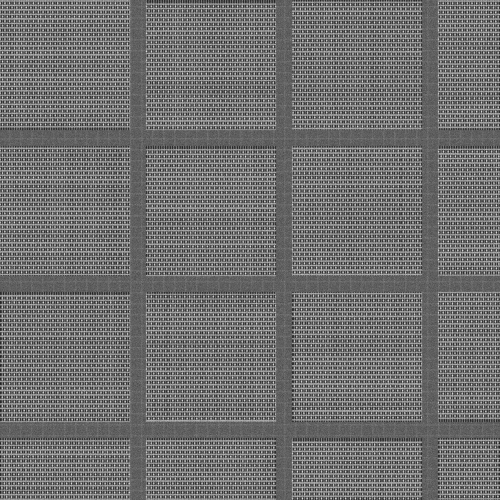
#> input picture output/pytest_temp/test_localize_end_to_end0/search.png, 1000 x 1000 px (shown at 1/2 size)
$ python localize.py --reference output/pytest_temp/test_localize_end_to_end0/search.png --search output/pytest_temp/test_localize_end_to_end0/search.png
#> lines starting #> are read from the running program, lines starting #| are printed output that depends on the picture
#> in localize, reference is the input picture: shape (1000, 1000); min 16, max 255, mean 112.9
### src/matcher/coarse_matcher.py
"""
Multi-scale ZNCC (zero-mean normalized cross-correlation) coarse matcher.

Extends the starter's simple best-match approach to return the TOP-N
candidate locations across multiple scale factors. This is critical for
periodic semiconductor structures (DRAM arrays) where dozens of ZNCC peaks
have nearly identical scores — disambiguation happens downstream.

Uses cv2.matchTemplate with TM_CCOEFF_NORMED, which *is* ZNCC: for each
window position it subtracts the local mean from both template and window,
correlates, and normalizes by their standard deviations.
"""

from __future__ import annotations

import logging
from dataclasses import dataclass

import cv2
import numpy as np

logger = logging.getLogger(__name__)

# Default scale factors to search — covering -20% to +20% variation
DEFAULT_SCALES: tuple[float, ...] = (10.0,)
DEFAULT_ROTATIONS: tuple[float, ...] = (0.0,)

CENTER_SELECTION_SCALES: tuple[float, ...] = (
    9.0, 9.5, 9.8, 10.0, 10.2, 10.5, 11.0
)

# Maximum number of candidate peaks to return
DEFAULT_MAX_CANDIDATES: int = 50

# Minimum absolute ZNCC score to consider a candidate valid
MIN_ABSOLUTE_SCORE: float = 0.05

# Candidates below this fraction of the best score are discarded
RELATIVE_SCORE_THRESHOLD: float = 0.6

# Minimum distance (in pixels) between two candidate peaks to avoid
# returning near-duplicate detections of the same physical location.
MIN_PEAK_DISTANCE_PX: int = 5


@dataclass
class Candidate:
    """A single candidate match location."""

    x: float  # Center x in search image coordinates
    y: float  # Center y in search image coordinates
    score: float  # ZNCC score in [-1, 1]
    scale: float  # Scale factor that produced this candidate
    template_w: int  # Template width at this scale
    template_h: int  # Template height at this scale
    rotation: float = 0.0  # Rotation angle in degrees


def _find_local_maxima(
    corr_map: np.ndarray,
    min_distance: int = MIN_PEAK_DISTANCE_PX,
    threshold: float = MIN_ABSOLUTE_SCORE,
    max_peaks: int = DEFAULT_MAX_CANDIDATES,
) -> list[tuple[int, int, float]]:
    """Find local maxima in a 2D correlation map.

    Uses morphological dilation to identify peaks, then filters by
    threshold and returns up to max_peaks sorted by score.

    Returns:
        List of (x, y, score) tuples in descending score order.
    """
    # Dilate to find local maxima — a pixel is a local max if it equals
    # its dilated value (i.e., it's the max in its neighborhood).
    kernel_size = 2 * min_distance + 1
    kernel = cv2.getStructuringElement(
        cv2.MORPH_RECT,
        (kernel_size, kernel_size),
    )
    dilated = cv2.dilate(corr_map.astype(np.float32), kernel)
    local_max_mask = (corr_map >= dilated) & (corr_map >= threshold)

    # Extract peak coordinates
    ys, xs = np.where(local_max_mask)
    if len(xs) == 0:
        return []

    scores = corr_map[ys, xs]
    # Sort by descending score
    order = np.argsort(-scores)
    peaks: list[tuple[int, int, float]] = []
    for idx in order:
        if len(peaks) >= max_peaks:
            break
        peaks.append((int(xs[idx]), int(ys[idx]), float(scores[idx])))

    return peaks


def coarse_match(
    reference: np.ndarray,
    search: np.ndarray,
    scales: tuple[float, ...] = DEFAULT_SCALES,
    rotations: tuple[float, ...] = DEFAULT_ROTATIONS,
    max_candidates: int = DEFAULT_MAX_CANDIDATES,
    min_peak_distance: int = MIN_PEAK_DISTANCE_PX,
    min_score_threshold: float = MIN_ABSOLUTE_SCORE,
) -> list[Candidate]:
    """Multi-scale ZNCC coarse matcher.

    For each scale factor, the reference image is downsampled to produce a
    template, which is then slid over the search image using ZNCC. Local
    maxima in the correlation maps are collected as candidate locations.

    Args:
        reference: Reference image (grayscale uint8, 1000x1000).
        search: Search image (grayscale uint8, 1000x1000).
        scales: Scale factors to search (reference_size / scale = template_size).
        rotations: Rotation angles to search.
        max_candidates: Maximum total candidates to return.
        min_peak_distance: Minimum pixel distance between candidate peaks.
        min_score_threshold: Minimum ZNCC score to be considered a candidate peak.

    Returns:
        List of Candidate objects sorted by descending ZNCC score.
    """
#> called with scales = (10,), rotations = (0,), max_candidates = 50, min_peak_distance = 5, min_score_threshold = 0.05
    all_candidates: list[Candidate] = []

    for scale in scales:
        tw = max(round(reference.shape[1] / scale), 1)
        th = max(round(reference.shape[0] / scale), 1)

        # Template must be smaller than search image
        if tw >= search.shape[1] or th >= search.shape[0]:
            logger.debug(
                "Scale %.1f: template %dx%d too large, skipping", scale, tw, th
            )
            continue

        template_base = cv2.resize(reference, (tw, th), interpolation=cv2.INTER_AREA)

        for rot in rotations:
            if rot != 0.0:
                M = cv2.getRotationMatrix2D((tw / 2.0, th / 2.0), rot, 1.0)
                abs_cos = abs(M[0, 0])
                abs_sin = abs(M[0, 1])
                new_w = int(th * abs_sin + tw * abs_cos)
                new_h = int(th * abs_cos + tw * abs_sin)
                M[0, 2] += new_w / 2.0 - tw / 2.0
                M[1, 2] += new_h / 2.0 - th / 2.0
                # Use CONSTANT border, then crop the valid center
                template = cv2.warpAffine(template_base, M, (new_w, new_h), borderMode=cv2.BORDER_REPLICATE)
                cur_tw, cur_th = new_w, new_h
            else:
                template = template_base
                cur_tw, cur_th = tw, th

            if cur_tw >= search.shape[1] or cur_th >= search.shape[0]:
                continue

            corr_map = cv2.matchTemplate(search, template, cv2.TM_CCOEFF_NORMED)

            peaks = _find_local_maxima(
                corr_map,
                min_distance=min_peak_distance,
                threshold=min_score_threshold,
                max_peaks=max_candidates,
            )

            for px, py, score in peaks:
                all_candidates.append(
                    Candidate(
                        x=px + cur_tw / 2.0,
                        y=py + cur_th / 2.0,
                        score=score,
                        scale=scale,
                        template_w=cur_tw,
                        template_h=cur_th,
                        rotation=rot,
                    )
                )
#> this loop made 1 pass
#> pass 1, in coarse_match, `template_base = cv2.resize(reference, (tw, th), interpolation=cv2.INTE..`:
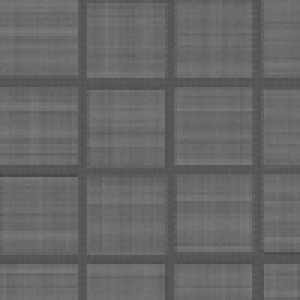
#> template_base: shape (100, 100) (shown 3 times larger); min 69, max 124, mean 103.4
#> after the loop:
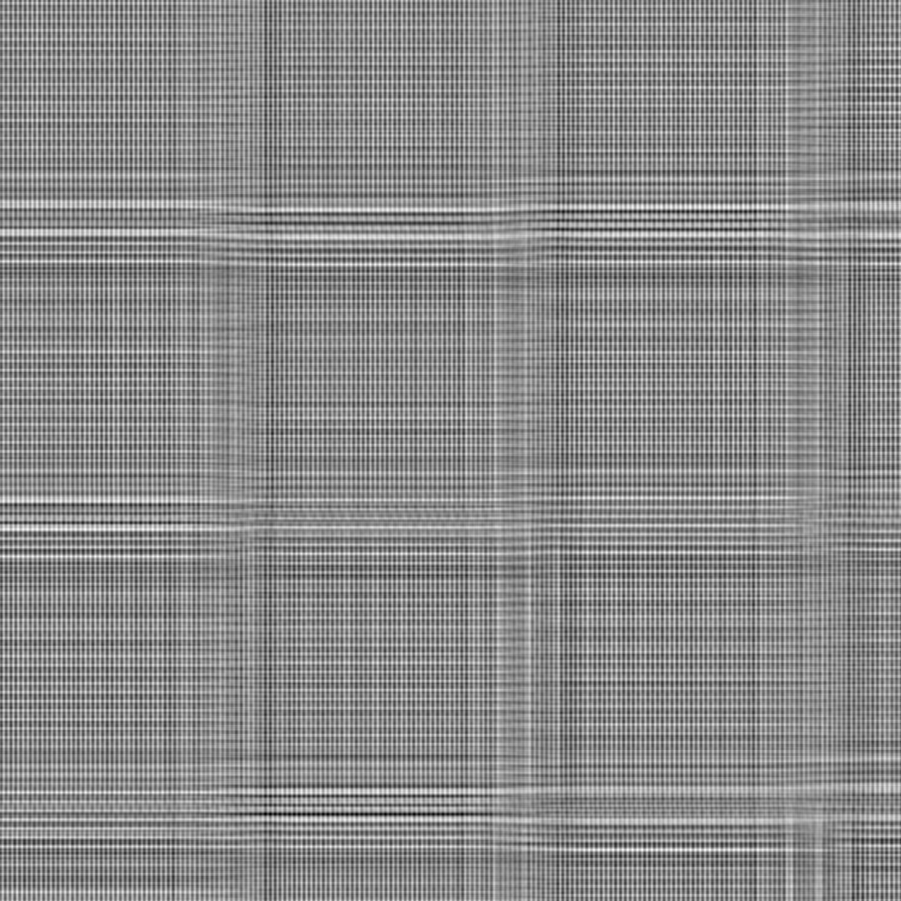
#> corr_map: shape (901, 901) float32; min -0.208, max 0.175, mean 0.000257; drawn with min black and max white
#> after the loop, all_candidates = 50 items

    if not all_candidates:
        # Fallback: return center of search image
        logger.warning("No candidates found — returning search image center")
        h, w = search.shape
        return [
            Candidate(
                x=w / 2.0,
                y=h / 2.0,
                score=0.0,
                scale=10.0,
                template_w=100,
                template_h=100,
                rotation=0.0,
            )
        ]

    # Sort by descending score
    all_candidates.sort(key=lambda c: c.score, reverse=True)

    # Apply relative threshold: discard candidates well below the best
    best_score = all_candidates[0].score
#> best_score = 0.175
    score_cutoff = max(best_score * RELATIVE_SCORE_THRESHOLD, min_score_threshold)
#> score_cutoff = 0.105
    filtered = [c for c in all_candidates if c.score >= score_cutoff]
#> filtered = 50 items

    # Deduplicate: merge candidates that are too close together (keep higher score)
    deduped: list[Candidate] = []
    for c in filtered:
        too_close = False
        for existing in deduped:
            dist = np.hypot(c.x - existing.x, c.y - existing.y)
            if dist < min_peak_distance:
                too_close = True
                break
        if not too_close:
            deduped.append(c)
        if len(deduped) >= max_candidates:
            break
#> this loop made 50 passes
#> after the loop, deduped = 50 items

    logger.info(
        "Coarse match: %d raw peaks -> %d after threshold -> %d after dedup",
        len(all_candidates),
        len(filtered),
        len(deduped),
    )

    return deduped


# [87 lines left out: functions find_center_peak, disambiguate_candidates, not called in this run]

### localize.py
#!/usr/bin/env python3
"""Main inference script for Drift-Sense localization.

THIS IS THE SCRIPT JUDGES RUN DIRECTLY.

Usage:
    python localize.py --reference path/to/ref.png --search path/to/search.png

Output (to stdout, exactly):
    x,y

Where x and y are floats giving the predicted center of the reference
pattern inside the search image, in search-image pixel coordinates.

Pipeline:
  1. Load images (grayscale)
  2. Preprocess: global min-max normalization + bilateral denoising
  3. Multi-scale ZNCC coarse match -> top-N candidates
  4. Multi-peak center-proximity selection for ambiguous matches
  5. Sub-pixel refinement -> final (x, y)
"""

from __future__ import annotations

import argparse
import logging
import sys
import time

import cv2
import numpy as np

from src.matcher.coarse_matcher import CENTER_SELECTION_SCALES, coarse_match
from src.matcher.refine import refine_location
from src.matcher.strip_anchor import strip_anchor_match


def _preprocess(img: np.ndarray) -> np.ndarray:
    """Preprocess image for cross-scale ZNCC matching.

    CLAHE is explicitly avoided here: it uses tile-based local normalization,
    which applies different non-linear transforms to the reference (1nm/px tiles)
    and the search (10nm/px tiles), completely destroying cross-image correlation.

    Instead we use:
    1. Global min-max normalization (dose-invariant, preserves relative contrast)
    2. Bilateral filter (edge-preserving denoising, better than Gaussian at high noise)
    REF: Tomasi & Manduchi (1998) -- bilateral filter standard for SEM denoising.
    """
    norm = cv2.normalize(img, None, 0, 255, cv2.NORM_MINMAX)
    # Bilateral: d=9, sigmaColor=30, sigmaSpace=15
    # Stronger than original Gaussian(5,5) but edge-preserving for noisy Level 4-6 images
    filtered = cv2.bilateralFilter(norm, d=7, sigmaColor=25, sigmaSpace=10)
    return filtered


def localize(
    reference_path: str,
    search_path: str,
    verbose: bool = False,
    return_confidence: bool = False,
    return_diagnostics: bool = False,
    optical: bool = False,
) -> tuple[float, float] | tuple[float, float, float] | tuple[float, float, float, dict]:
    """Run the full localization pipeline.

    Args:
        reference_path: Path to the reference image (1000x1000 @ 1 nm/px).
        search_path: Path to the search image (1000x1000 @ 10 nm/px).
        verbose: If True, log detailed timing and diagnostics.
        optical: If True, treats inputs as RGB images and routes to the optical matcher.

    Returns:
        (x, y) predicted center in search image coordinates.
    """
    if verbose:
        logging.basicConfig(
            level=logging.INFO,
            format="%(asctime)s [%(levelname)s] %(name)s: %(message)s",
            datefmt="%H:%M:%S",
        )

    logger = logging.getLogger(__name__)
    t_total = time.perf_counter()

    # --- Load ---
    t0 = time.perf_counter()
    if optical:
        reference = cv2.imread(reference_path, cv2.IMREAD_COLOR)
        search = cv2.imread(search_path, cv2.IMREAD_COLOR)
    else:
        reference = cv2.imread(reference_path, cv2.IMREAD_GRAYSCALE)
        search = cv2.imread(search_path, cv2.IMREAD_GRAYSCALE)

    if reference is None:
        print(
            f"Error: Could not read reference image: {reference_path}", file=sys.stderr
        )
        sys.exit(1)
    if search is None:
        print(f"Error: Could not read search image: {search_path}", file=sys.stderr)
        sys.exit(1)

    t_load = time.perf_counter() - t0
    logger.info(
        "Load: %.3fs (ref=%s, search=%s)", t_load, reference.shape, search.shape
    )

    # --- Routing ---
    if optical:
        # ** ISOLATED OPTICAL RGB TRACK **
        from src.matcher.optical_matcher import color_aware_match
        t0 = time.perf_counter()
        candidates = color_aware_match(reference, search)
        t_coarse = time.perf_counter() - t0
        t_preprocess = 0.0  # Handled inside the optical matcher
        ref_proc = cv2.cvtColor(reference, cv2.COLOR_BGR2GRAY)  # For refinement step only
        search_proc = cv2.cvtColor(search, cv2.COLOR_BGR2GRAY)
        strip_result = None
        max_score = candidates[0].score if candidates else 0.0
    else:
        # ** ISOLATED GRAYSCALE SEM TRACK **
        # --- Preprocess ---
        t0 = time.perf_counter()
        ref_proc = _preprocess(reference)
        search_proc = _preprocess(search)
        t_preprocess = time.perf_counter() - t0
        logger.info("Preprocess: %.3fs", t_preprocess)

        # --- Coarse Match ---
        t0 = time.perf_counter()
        candidates = coarse_match(ref_proc, search_proc)
#> candidates = 50 items
        t_coarse = time.perf_counter() - t0
        max_score = candidates[0].score if candidates else 0.0
#> max_score = 0.175
        logger.info("Coarse match: %.3fs (top score=%.3f, count=%d)", t_coarse, max_score, len(candidates))

    # --- Strategy 1: Strip Anchor (Ambiguity Resolution) ---
    initial_max = candidates[0].score if candidates else 0.0
#> initial_max = 0.175
    aliasing_ratio = (candidates[1].score / initial_max) if len(candidates) > 1 and initial_max > 0 else 0.0
#> aliasing_ratio = 0.997

    zncc_is_unambiguous = initial_max > 0.45 and aliasing_ratio < 0.88
#> zncc_is_unambiguous = False
    strip_result = None  # Default: no strip anchor result

    if not optical and not zncc_is_unambiguous and initial_max >= 0.35:
        # ZNCC is ambiguous — try strip anchor to resolve it
        t0 = time.perf_counter()

        s_ref_proc = reference
        s_search_proc = search

        strip_result = strip_anchor_match(s_ref_proc, s_search_proc, candidates[0])
        t_strip = time.perf_counter() - t0
        if strip_result is not None:
            logger.info(
                "Strip anchor fired (conf=%.3f, dir=%s) → (%.1f, %.1f) [%.3fs]",
                strip_result.confidence, strip_result.direction,
                strip_result.x, strip_result.y, t_strip
            )

    # Adaptive Cascade Router: heavy fallback when ZNCC finds nothing (SEM only)
    if not optical and initial_max < 0.35:
        logger.warning(
            "WARNING_SEVERE_NOISE_OR_OOD: Triggering Heavy Fallback Pipeline (score=%.3f)",
            initial_max
        )
        t_fb = time.perf_counter()
        try:
            from src.matcher.fallback import heavy_match
            candidates, ref_proc, search_proc = heavy_match(reference, search)
            logger.info("Fallback execution time: %.3fs", time.perf_counter() - t_fb)
        except ImportError:
            logger.warning("Fallback module not found, continuing with ZNCC results.")

    # --- Disambiguation & Refinement ---
    t0 = time.perf_counter()

    # Defaults for diagnostics
    periodic_strength = 0.0
    period_px = (0, 0)
    selected_method = "coarse_best"
    verification_score = 0.0
    t_disambig = 0.0

    if optical:
        best_cand = candidates[0] if candidates else None
        if best_cand:
            refined_x, refined_y = best_cand.x, best_cand.y
            confidence = float(best_cand.score)
        else:
            h, w = search.shape[:2]
            refined_x, refined_y = w / 2.0, h / 2.0
            confidence = 0.0
        selected_method = "optical_ssd"
    else:
        if not candidates:
            h, w = search_proc.shape
            refined_x, refined_y = w / 2.0, h / 2.0
            confidence = 0.0
            selected_method = "center_proximity"
        elif strip_result is not None and strip_result.confidence >= 0.15:
            # Strategy 1 wins: strip anchor gives us an unambiguous location
            # Guard: only trust strip anchor when combined confidence is meaningful
            logger.info("Using strip anchor result (conf=%.3f)", strip_result.confidence)
            from src.matcher.coarse_matcher import Candidate as Cand
            anchor_cand = Cand(
                x=strip_result.x, y=strip_result.y, score=strip_result.confidence,
                scale=10.0, template_w=100, template_h=100, rotation=0.0
            )
            rx, ry, rscore = refine_location(ref_proc, search_proc, anchor_cand)
            refined_x, refined_y = rx, ry
            confidence = float(rscore)
            selected_method = "strip_anchor"
        else:
            # No strip anchor available — use multi-scale ZNCC voting to pick the most
            # consistent candidate across multiple template scales.
            from src.matcher.coarse_matcher import coarse_match as _cm
            vote_counts: dict[tuple[int,int], int] = {}
            for sc in CENTER_SELECTION_SCALES:
                vc = _cm(ref_proc, search_proc, scales=(sc,), max_candidates=5)
                for c in vc[:3]:
                    key = (int(round(c.x / 5) * 5), int(round(c.y / 5) * 5))
                    vote_counts[key] = vote_counts.get(key, 0) + 1

            best_voted_key = max(vote_counts, key=vote_counts.get) if vote_counts else None

            if best_voted_key is not None and vote_counts[best_voted_key] >= 3:
                bvx, bvy = best_voted_key
                voted_cand = min(candidates, key=lambda c: (int(round(c.x/5)*5) - bvx)**2 + (int(round(c.y/5)*5) - bvy)**2)
                rx, ry, rscore = refine_location(ref_proc, search_proc, voted_cand)
                refined_x, refined_y = rx, ry
                confidence = float(rscore)
                selected_method = "multiscale_vote"
                logger.info("Multi-scale vote consensus: (%.1f, %.1f) with %d votes", rx, ry, vote_counts[best_voted_key])
            else:
                refined_results = []
                for c in candidates:
                    rx, ry, rscore = refine_location(ref_proc, search_proc, c)
                    refined_results.append((rx, ry, rscore, c))
                max_rscore = max(r[2] for r in refined_results)
                tied_refined = [r for r in refined_results if r[2] >= max_rscore - 0.001]
                h, w = search_proc.shape
                cx, cy = w / 2.0, h / 2.0
                final_choice = min(tied_refined, key=lambda r: np.hypot(r[0] - cx, r[1] - cy))
                refined_x, refined_y = final_choice[0], final_choice[1]
                confidence = float(final_choice[2])
                selected_method = "center_proximity"

    # Diagnostic Engine Extraction
    max_score = candidates[0].score if candidates else 0.0
    aliasing_ratio = (candidates[1].score / max_score) if len(candidates) > 1 and max_score > 0 else 0.0

    # Determine Preemptive Confidence Label
    if max_score < 0.35:
        confidence_label = "WARNING_SEVERE_NOISE_OR_OOD"
    elif aliasing_ratio > 0.95:
        confidence_label = "WARNING_ALIASING_RISK"
    else:
        confidence_label = "HIGH_CONFIDENCE"

    t_refine = time.perf_counter() - t0
    logger.info("Refinement & Disambiguation: %.3fs", t_refine)

    t_total_elapsed = time.perf_counter() - t_total
    logger.info(
        "Total: %.3fs | Load=%.3fs Preprocess=%.3fs Coarse=%.3fs "
        "Disambig=%.3fs Refine=%.3fs",
        t_total_elapsed,
        t_load,
        t_preprocess,
        t_coarse,
        t_disambig,
        t_refine,
    )

    diagnostics = {
        "period_strength": periodic_strength,
        "period_px": period_px,
        "verification_score": verification_score,
        "method": selected_method,
        "max_zncc_score": max_score if 'max_score' in locals() else 0.0,
        "aliasing_ratio": aliasing_ratio if 'aliasing_ratio' in locals() else 0.0,
        "confidence_label": confidence_label if 'confidence_label' in locals() else "FAILURE_NO_CANDIDATES",
        "timings": {},
    }
    if return_diagnostics:
        return refined_x, refined_y, confidence, diagnostics
    if return_confidence:
        return refined_x, refined_y, confidence
    return refined_x, refined_y


def main() -> None:
    """CLI entry point — prints 'x,y' to stdout."""
    p = argparse.ArgumentParser(
        description=__doc__,
        formatter_class=argparse.RawDescriptionHelpFormatter,
    )
    p.add_argument(
        "--reference",
        required=True,
        help="Path to reference image (1000x1000 @ 1 nm/px)",
    )
    p.add_argument(
        "--search", required=True, help="Path to search image (1000x1000 @ 10 nm/px)"
    )
    p.add_argument(
        "--verbose",
        action="store_true",
        help="Print timing and diagnostic info to stderr",
    )
    p.add_argument(
        "--optical",
        action="store_true",
        help="Run the isolated Optical RGB pipeline instead of the SEM grayscale pipeline",
    )
    args = p.parse_args()

    x, y = localize(args.reference, args.search, verbose=args.verbose, optical=args.optical)
    print(f"{x:.2f},{y:.2f}")


if __name__ == "__main__":
    main()
#> (the call stopped at ``: torch is not available in this run)
